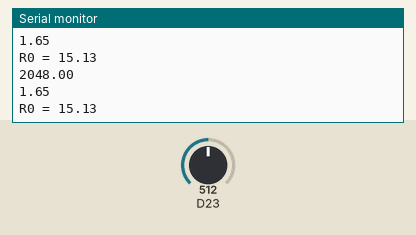
Simulated run of this sketch. Board: Arduino Zero (SAMD21). Shown: the last lines printed to the serial monitor. The inputs (shaded band) are chosen by the test bench; at power-on: D23 = 512 (analog values on the 0–1023 scale).

Above: at 1.2 s.
1.3 s: D23 set to 0
At 2.2 s:
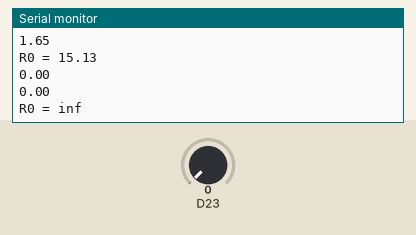
3.7 s: D23 set to 20
At 4.4 s:
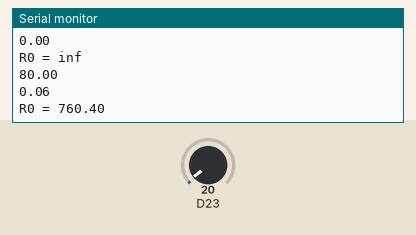
Timing chart, 0 to 6.7 s (numbered marks = the images above; inputs shaded):
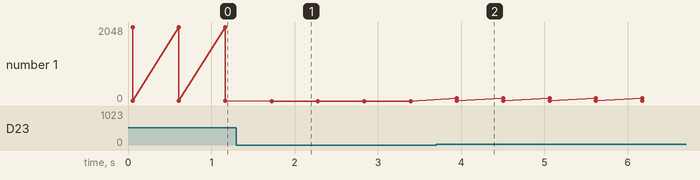

The sketch:

mq4_cal.ino
```cpp
#define mqPin 9
#define airConvert 1
#define totalRes 15.17
#define terminalRes 10


void setup()
{
  Serial.begin(115200); //serial baud rate
  pinMode(mqPin, INPUT); //analog input
  analogReadResolution(12); //using 12-bit ADC resolution (4096)
}

void loop()
{
  float sensor_voltage = 0; //sensor voltage
  float rs_air = 0; //sensor resistance in air given by graph
  float r0_air = 0; //sensor resistance in air in ambient environment
  float sensor_analog = 0; //analog sensor reading

  //take 500 analog samples, then average them
  for(int x = 0 ; x < 500 ; x++)
  {
    sensor_analog = sensor_analog + analogRead(mqPin);
  }
  sensor_analog = sensor_analog/500.0; //take the average of analog values
  sensor_voltage = sensor_analog*(3.3/4095.0); //converting analog value to voltage using ADC conversion
  rs_air = (5.0*terminalRes/sensor_voltage)-totalRes; //calculate rs in air using a voltage divider
  r0_air = rs_air/airConvert; //calculate r0 in air

  Serial.println(sensor_analog); //debugging for analog sensor value
  Serial.println(sensor_voltage); //debugging for sensor voltage value
  Serial.print("R0 = ");
  Serial.println(r0_air);
  delay(500);
}
```

Measured:
- after the input at 1.3 s, the serial monitor: prints a new line after 0.42 s (image 1)
- after the input at 3.7 s, the serial monitor: prints a new line after 0.25 s (image 2)
- plotted number 1: 0 → 0.06 after the input at 3.7 s
